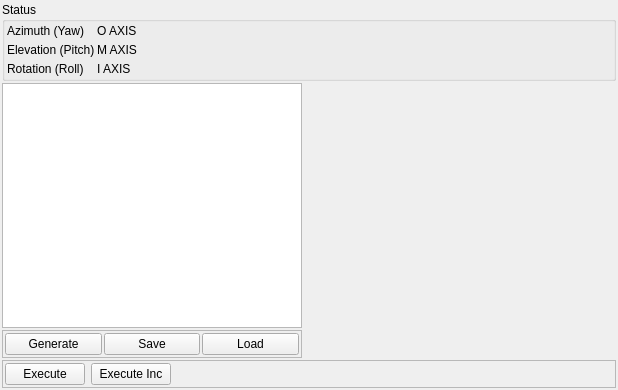
<?xml version="1.0" encoding="UTF-8"?>
<ui version="4.0">
 <class>RotaryTableControlWidget</class>
 <widget class="QWidget" name="RotaryTableControlWidget">
  <property name="geometry">
   <rect>
    <x>0</x>
    <y>0</y>
    <width>618</width>
    <height>390</height>
   </rect>
  </property>
  <property name="windowTitle">
   <string>Form</string>
  </property>
  <layout class="QGridLayout" name="gridLayout_2">
   <property name="leftMargin">
    <number>2</number>
   </property>
   <property name="topMargin">
    <number>2</number>
   </property>
   <property name="rightMargin">
    <number>2</number>
   </property>
   <property name="bottomMargin">
    <number>2</number>
   </property>
   <property name="spacing">
    <number>2</number>
   </property>
   <item row="2" column="0">
    <widget class="QTableWidget" name="tableWidget">
     <property name="maximumSize">
      <size>
       <width>300</width>
       <height>16777215</height>
      </size>
     </property>
     <property name="selectionMode">
      <enum>QAbstractItemView::SingleSelection</enum>
     </property>
     <property name="selectionBehavior">
      <enum>QAbstractItemView::SelectRows</enum>
     </property>
    </widget>
   </item>
   <item row="4" column="0" colspan="2">
    <widget class="QFrame" name="frame">
     <property name="minimumSize">
      <size>
       <width>0</width>
       <height>10</height>
      </size>
     </property>
     <property name="frameShape">
      <enum>QFrame::StyledPanel</enum>
     </property>
     <property name="frameShadow">
      <enum>QFrame::Raised</enum>
     </property>
     <layout class="QHBoxLayout" name="horizontalLayout">
      <property name="leftMargin">
       <number>2</number>
      </property>
      <property name="topMargin">
       <number>2</number>
      </property>
      <property name="rightMargin">
       <number>2</number>
      </property>
      <property name="bottomMargin">
       <number>2</number>
      </property>
      <item>
       <widget class="QPushButton" name="executePushButton">
        <property name="sizePolicy">
         <sizepolicy hsizetype="Fixed" vsizetype="Preferred">
          <horstretch>0</horstretch>
          <verstretch>0</verstretch>
         </sizepolicy>
        </property>
        <property name="text">
         <string>Execute</string>
        </property>
        <property name="icon">
         <iconset resource="../../resources/main.qrc">
          <normaloff>:/new/prefix1/play.png</normaloff>:/new/prefix1/play.png</iconset>
        </property>
       </widget>
      </item>
      <item>
       <widget class="QPushButton" name="executeIncPushButton">
        <property name="sizePolicy">
         <sizepolicy hsizetype="Fixed" vsizetype="Preferred">
          <horstretch>0</horstretch>
          <verstretch>0</verstretch>
         </sizepolicy>
        </property>
        <property name="text">
         <string>Execute Inc</string>
        </property>
        <property name="icon">
         <iconset resource="../../resources/main.qrc">
          <normaloff>:/new/prefix1/play.png</normaloff>:/new/prefix1/play.png</iconset>
        </property>
       </widget>
      </item>
      <item>
       <spacer name="horizontalSpacer">
        <property name="orientation">
         <enum>Qt::Horizontal</enum>
        </property>
        <property name="sizeHint" stdset="0">
         <size>
          <width>40</width>
          <height>20</height>
         </size>
        </property>
       </spacer>
      </item>
     </layout>
    </widget>
   </item>
   <item row="3" column="0">
    <widget class="QFrame" name="frame_2">
     <property name="frameShape">
      <enum>QFrame::StyledPanel</enum>
     </property>
     <property name="frameShadow">
      <enum>QFrame::Raised</enum>
     </property>
     <layout class="QHBoxLayout" name="horizontalLayout_2">
      <property name="spacing">
       <number>2</number>
      </property>
      <property name="leftMargin">
       <number>2</number>
      </property>
      <property name="topMargin">
       <number>2</number>
      </property>
      <property name="rightMargin">
       <number>2</number>
      </property>
      <property name="bottomMargin">
       <number>2</number>
      </property>
      <item>
       <widget class="QPushButton" name="generatePushButton">
        <property name="text">
         <string>Generate</string>
        </property>
        <property name="icon">
         <iconset resource="../../resources/main.qrc">
          <normaloff>:/new/prefix1/lightning.png</normaloff>:/new/prefix1/lightning.png</iconset>
        </property>
        <property name="iconSize">
         <size>
          <width>24</width>
          <height>24</height>
         </size>
        </property>
       </widget>
      </item>
      <item>
       <widget class="QPushButton" name="savePushButton">
        <property name="text">
         <string>Save</string>
        </property>
        <property name="icon">
         <iconset resource="../../resources/main.qrc">
          <normaloff>:/new/prefix1/install.png</normaloff>:/new/prefix1/install.png</iconset>
        </property>
        <property name="iconSize">
         <size>
          <width>24</width>
          <height>24</height>
         </size>
        </property>
       </widget>
      </item>
      <item>
       <widget class="QPushButton" name="loadPushButton">
        <property name="text">
         <string>Load</string>
        </property>
        <property name="icon">
         <iconset resource="../../resources/main.qrc">
          <normaloff>:/new/prefix1/remove.png</normaloff>:/new/prefix1/remove.png</iconset>
        </property>
        <property name="iconSize">
         <size>
          <width>24</width>
          <height>24</height>
         </size>
        </property>
       </widget>
      </item>
     </layout>
    </widget>
   </item>
   <item row="0" column="0" colspan="2">
    <widget class="QGroupBox" name="groupBox">
     <property name="title">
      <string>Status</string>
     </property>
     <layout class="QGridLayout" name="gridLayout">
      <property name="leftMargin">
       <number>2</number>
      </property>
      <property name="topMargin">
       <number>2</number>
      </property>
      <property name="rightMargin">
       <number>2</number>
      </property>
      <property name="bottomMargin">
       <number>2</number>
      </property>
      <property name="spacing">
       <number>2</number>
      </property>
      <item row="0" column="0">
       <widget class="QLabel" name="label_5">
        <property name="sizePolicy">
         <sizepolicy hsizetype="Fixed" vsizetype="Preferred">
          <horstretch>0</horstretch>
          <verstretch>0</verstretch>
         </sizepolicy>
        </property>
        <property name="text">
         <string>Azimuth (Yaw)</string>
        </property>
       </widget>
      </item>
      <item row="3" column="2">
       <widget class="AngleEditBox" name="widgetRoll" native="true"/>
      </item>
      <item row="1" column="0">
       <widget class="QLabel" name="label_6">
        <property name="text">
         <string>Elevation (Pitch)</string>
        </property>
       </widget>
      </item>
      <item row="3" column="0">
       <widget class="QLabel" name="label_7">
        <property name="text">
         <string>Rotation (Roll)</string>
        </property>
       </widget>
      </item>
      <item row="0" column="2">
       <widget class="AngleEditBox" name="widgetYaw" native="true"/>
      </item>
      <item row="1" column="2">
       <widget class="AngleEditBox" name="widgetPitch" native="true"/>
      </item>
      <item row="3" column="1">
       <widget class="QLabel" name="label_3">
        <property name="text">
         <string>I AXIS</string>
        </property>
       </widget>
      </item>
      <item row="0" column="1">
       <widget class="QLabel" name="label">
        <property name="sizePolicy">
         <sizepolicy hsizetype="Fixed" vsizetype="Preferred">
          <horstretch>0</horstretch>
          <verstretch>0</verstretch>
         </sizepolicy>
        </property>
        <property name="text">
         <string>O AXIS</string>
        </property>
       </widget>
      </item>
      <item row="1" column="1">
       <widget class="QLabel" name="label_2">
        <property name="text">
         <string>M AXIS</string>
        </property>
       </widget>
      </item>
      <item row="1" column="3">
       <spacer name="horizontalSpacer_2">
        <property name="orientation">
         <enum>Qt::Horizontal</enum>
        </property>
        <property name="sizeHint" stdset="0">
         <size>
          <width>40</width>
          <height>20</height>
         </size>
        </property>
       </spacer>
      </item>
     </layout>
    </widget>
   </item>
   <item row="2" column="1" rowspan="2">
    <widget class="CloudViewDialog" name="widget" native="true">
     <property name="minimumSize">
      <size>
       <width>100</width>
       <height>100</height>
      </size>
     </property>
    </widget>
   </item>
  </layout>
 </widget>
 <customwidgets>
  <customwidget>
   <class>AngleEditBox</class>
   <extends>QWidget</extends>
   <header>angleEditBox.h</header>
   <container>1</container>
  </customwidget>
  <customwidget>
   <class>CloudViewDialog</class>
   <extends>QWidget</extends>
   <header>cloudViewDialog.h</header>
   <container>1</container>
  </customwidget>
 </customwidgets>
 <resources>
  <include location="../../resources/main.qrc"/>
 </resources>
 <connections/>
</ui>
